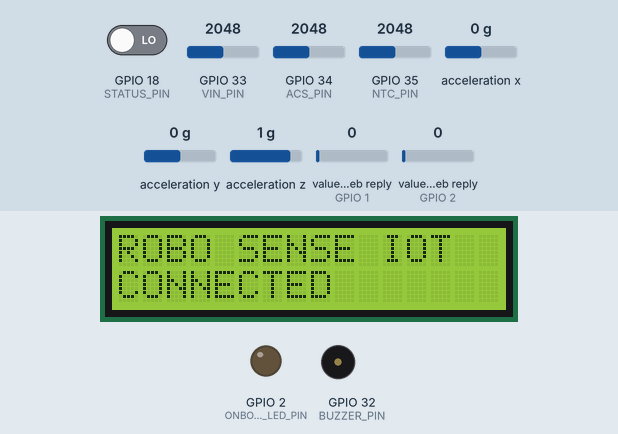
This sketch was run on a simulated ESP32. Parts: 16×2 character LCD, output pins drawn as LEDs (lit = HIGH), buzzer (waves = sounding, pin HIGH). Wiring (inferred from the names in the program): ADXL345 accelerometer at I2C address 0x53. Inputs (shaded band) come from the test bench; at power-on: GPIO 34 (ACS_PIN) = 2048, GPIO 33 (VIN_PIN) = 2048, GPIO 18 (STATUS_PIN) LOW, GPIO 35 (NTC_PIN) = 2048, acceleration x 0 g, acceleration y 0 g, acceleration z 1 g, value in the web reply (sensors on GPIO 1, GPIO 2) 0. WiFi joins after 1.5 s; servers stay silent unless stated; web services answer with replies made up by the test bench; what the sketch prints to the serial monitor is not drawn.

Above: at 2.2 s.
At 22.7 s:
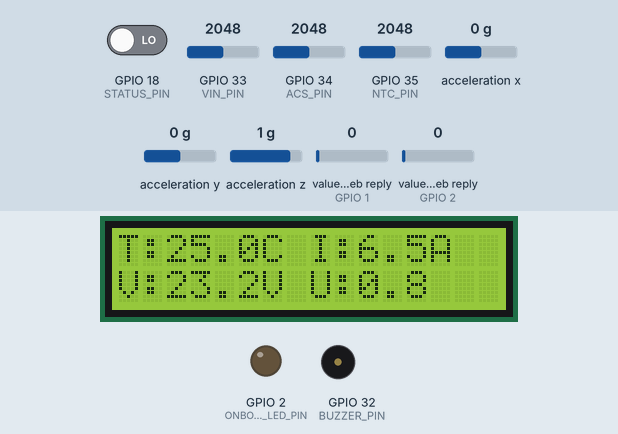
22.8 s: GPIO 34 (ACS_PIN) set to 2866
At 42.0 s:
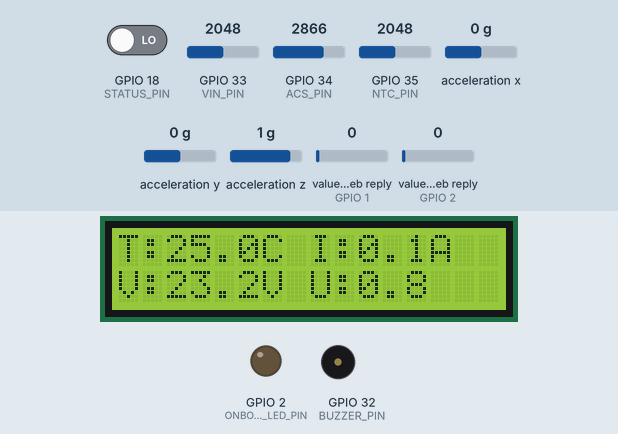
42.5 s: GPIO 34 (ACS_PIN) set to 3972
At 62.1 s:
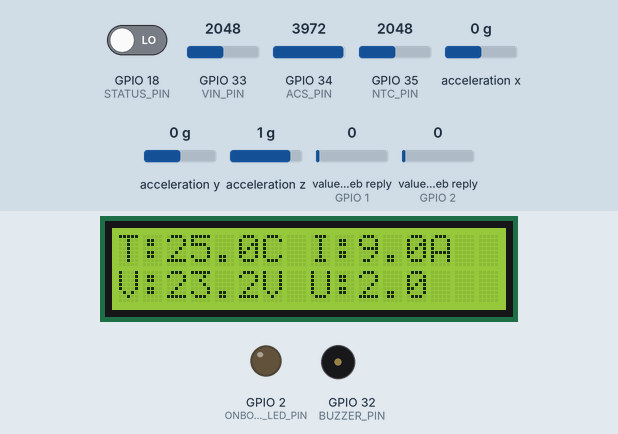
62.5 s: GPIO 33 (VIN_PIN) set to 2866
At 82.1 s:
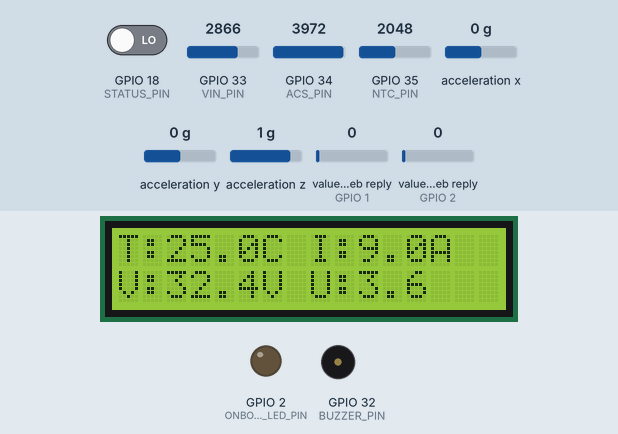
Timing chart, 0 to 83.6 s (numbered marks = the images above; inputs shaded):
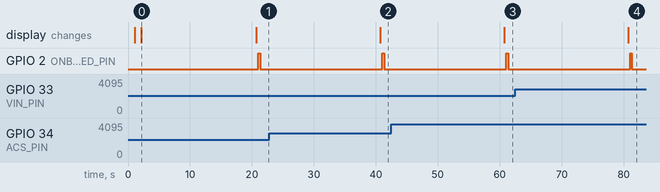

Measured:
- after the input at 22.8 s, the display: changes after 17.9 s (image 2)
- after the input at 42.5 s, the display: changes after 18.2 s (image 3)
- after the input at 62.5 s, the display: changes after 18.2 s (image 4)
- what the display in image 0 shows lasts 18.5 s, from 2.2 s to 20.7 s

The sketch:

IOT_4DOF_PPPR_FIRMWARE.ino
```cpp
#include <Wire.h>
#include <WiFi.h>
#include <ThingSpeak.h>
#include <LiquidCrystal_I2C.h>

#define NO_PROBLEM 400
#define HIGH_VOLTAGE 401
#define HIGH_CURRENT 402
#define VIBRATION_X_HIGH 403
#define VIBRATION_Y_HIGH 404
#define VIBRATION_Z_HIGH 405
#define HIGH_TEMPERATURE 406
#define NO_POWER_TO_ROBOT 407
#define EMERGENCY_STOPPED 408
#define ANOMALY_SENSOR_DETECTED 409
#define COLLISION_DETECTION 410
#define POWER_SUPPLY_FAULT 411


// Define I2C LCD address and dimensions
LiquidCrystal_I2C lcd(0x27, 16, 2);

// WiFi credentials
const char *ssid = "FOT-WiFi";
const char *password = "fot@2021";

// ThingSpeak settings
unsigned long myChannelNumber = 2808728;
const char *myWriteAPIKey = "Q399NBLVRJUHPPCM";

// ThingSpeak channel settings
unsigned long readChannelID = 2808732;
const char *readAPIKey = "UGTJOT4WKEMDX0Y7";

WiFiClient client;

// Define GPIO pins and constants
#define NTC_PIN 35
#define ACS_PIN 34
#define VIN_PIN 33
#define BUZZER_PIN 32
#define STATUS_PIN 18
#define ESTOP_PIN 5
#define ONBOARD_LED_PIN 2

#define BETA 3950
#define ROOM_TEMP 298.15  // Room temperature in Kelvin (25°C)
#define ROOM_RESISTANCE 10000

#define ADC_RESOLUTION 4095
#define ADC_VREF 3.3

#define ACS712_OFFSET 2.3
#define ACS712_SENSITIVITY 0.100

#define VOLTAGE_DIVIDER_RATIO 14.04

// ADXL345 I2C address
#define ADXL345_ADDR 0x53

// Number of samples to average
#define NUM_SAMPLES 10

// Variables
float temperature, current, vinVoltage, power;
int16_t accelX, accelY, accelZ;
int status,powerStaus;
int  SwitchStatus = 0;
int  ResetStatus = 0;
int faultcode;

// Time management variables
unsigned long previousUpdateTime = 0;
unsigned long previousMeasurementTime = 0;
unsigned long measurementInterval = 20000; // 20 seconds

// Energy calculation variables
float kWh = 0.0; // Accumulated energy (kWh)

// Function Prototypes
void initLCD();
void initADXL345();
float readTemperature();
float readCurrent();
float readVoltage();
void readAcceleration();
int readStatusPin();
void displayData();
void updateThingSpeak();
void Serialprint();
void checkFaults();

void setup() {
  Serial.begin(115200);
  WiFi.begin(ssid, password);
  initLCD();

  pinMode(ONBOARD_LED_PIN, OUTPUT);
  pinMode(NTC_PIN, INPUT);
  pinMode(ACS_PIN, INPUT);
  pinMode(VIN_PIN, INPUT);
  pinMode(STATUS_PIN, INPUT);
  pinMode(BUZZER_PIN, OUTPUT);

  // Connect to Wi-Fi
  while (WiFi.status() != WL_CONNECTED) {
  lcd.clear();
  lcd.setCursor(0, 0);
  lcd.print(" ROBO SENSE IOT");
  lcd.setCursor(0, 1);
  lcd.print("CONNECTING......");
  delay(1000);
  Serial.println("Connecting to WiFi...");
  }
  lcd.clear();
  lcd.setCursor(0, 0);
  lcd.print("ROBO SENSE IOT");
  lcd.setCursor(0, 1);
  lcd.print("CONNECTED");
  delay(1000);
  Serial.println("Connected to WiFi");

  // Initialize ThingSpeak
  ThingSpeak.begin(client);

  // Initialize ADXL345
  Wire.begin();
  initADXL345();
}

void loop() {
  unsigned long currentTime = millis();

  if (currentTime - previousMeasurementTime >= measurementInterval) {
    // Read sensor values
    temperature = readTemperature();
    current = readCurrent();
    vinVoltage = readVoltage();
    readAcceleration(); // Update accelX, accelY, accelZ
    status = readStatusPin();

    // Read datas from channel to activate commands
    SwitchStatus = ThingSpeak.readLongField(readChannelID, 1, readAPIKey);  // Field 1
    ResetStatus = ThingSpeak.readLongField(readChannelID, 2, readAPIKey);   // Field 2


    Serial.print("SwitchStatus: ");
    Serial.println(SwitchStatus);  // Outputs the integer value from Field 1

    Serial.print("ResetStatus: ");
    Serial.println(ResetStatus);  // Outputs the integer value from Field 2

    // Calculate power and energy
    power = vinVoltage * current; // Power in Watts
    kWh += (power * (measurementInterval / 3600000.0)); // Convert ms to hours

    // Determine falult code
    faultcode = determineFaultCode().toInt();

    // Display values
    displayData();
    Serialprint();

    // Send data to ThingSpeak
    updateThingSpeak();

    previousMeasurementTime = currentTime;
  }
}
```

Check_faluts.ino
```cpp
// #define NO_PROBLEM 1400
// #define HIGH_VOLTAGE 1401
// #define HIGH_CURRENT 1402
// #define VIBRATION_X_HIGH 1403
// #define VIBRATION_Y_HIGH 1404
// #define VIBRATION_Z_HIGH 1405
// #define HIGH_TEMPERATURE 1406
// #define NO_POWER_TO_ROBOT 1407
// #define EMERGENCY_STOPPED 1408
// #define ANOMALY_SENSOR_DETECTED 1409
// #define COLLISION_DETECTION 1410
// #define POWER_SUPPLY_FAULT 1411


// void checkFaults() {
//   if (vinVoltage > 240) {
//     Serial.println("Fault: High Voltage (1401)");
//   }
//   if (current > 10) {
//     Serial.println("Fault: High Current (1402)");
//   }
//   if (abs(accelX) > 5.0) {
//     Serial.println("Fault: Vibration X High (1403)");
//   }
//   if (abs(accelY) > 5.0) {
//     Serial.println("Fault: Vibration Y High (1404)");
//   }
//   if (abs(accelZ) > 5.0) {
//     Serial.println("Fault: Vibration Z High (1405)");
//   }
//   if (temperature > 75.0) {
//     Serial.println("Fault: High Temperature (1406)");
//   }
// }

String determineFaultCode() {
  if (vinVoltage > 14) {
    return String(status) + String(HIGH_VOLTAGE);
  }
  if (current > 8) {
    return  String(status) + String(HIGH_CURRENT);
  }
  if (abs(accelX) > 5.0) {
    return  String(VIBRATION_X_HIGH);
  }
  if (abs(accelY) > 5.0) {
    return String(VIBRATION_Y_HIGH);
  }
  if (abs(accelZ) > 5.0) {
    return String(VIBRATION_Z_HIGH);
  }
  if (temperature > 45) {
    return String(HIGH_TEMPERATURE);
  }
  return String(NO_PROBLEM);
}
```

Read-Sensor-Data.ino
```cpp
void initADXL345() {
  Wire.beginTransmission(ADXL345_ADDR);
  Wire.write(0x2D);  // Power Control register
  Wire.write(0x08);  // Set measurement mode
  Wire.endTransmission();

  Wire.beginTransmission(ADXL345_ADDR);
  Wire.write(0x31);  // Data Format register
  Wire.write(0x0B);  // Full resolution, +/-16g
  Wire.endTransmission();
}

float readTemperature() {
  int analogValueNTC = analogRead(NTC_PIN);
  float voltage = analogValueNTC * ADC_VREF / ADC_RESOLUTION;
  float resistance = (ADC_VREF * ROOM_RESISTANCE / voltage) - ROOM_RESISTANCE;
  float tempK = 1.0 / (1.0 / ROOM_TEMP + log(resistance / ROOM_RESISTANCE) / BETA);
  return tempK - 273.15;  // Convert Kelvin to Celsius
}

float readCurrent() {
  long totalAnalogValue = 0;

  // Take multiple readings
  for (int i = 0; i < NUM_SAMPLES; i++) {
    totalAnalogValue += analogRead(ACS_PIN);
    delay(10);  // Small delay between readings for stability
  }

  // Calculate the average analog value
  float averageAnalogValue = totalAnalogValue / (float)NUM_SAMPLES;

  // Convert average analog value to voltage
  float acsVoltage = averageAnalogValue * ADC_VREF / ADC_RESOLUTION;

  // Calculate and return the current
  return abs((acsVoltage - ACS712_OFFSET) / ACS712_SENSITIVITY);
}

float readVoltage() {
  int analogValueVin = analogRead(VIN_PIN);
  float vinReading = analogValueVin * ADC_VREF / ADC_RESOLUTION;
  return vinReading * VOLTAGE_DIVIDER_RATIO;
}

void readAcceleration() {
  Wire.beginTransmission(ADXL345_ADDR);
  Wire.write(0x32);  // Start with the data register 0x32
  Wire.endTransmission(false);
  Wire.requestFrom(ADXL345_ADDR, 6);

  if (Wire.available() == 6) {
    accelX = Wire.read() | (Wire.read() << 8);
    accelY = Wire.read() | (Wire.read() << 8);
    accelZ = Wire.read() | (Wire.read() << 8);
  }
}

int readStatusPin() {
  return digitalRead(STATUS_PIN);
}
```

Serial-print.ino
```cpp
void Serialprint(){
  // Print all values to serial monitor
    Serial.print("Temperature: ");
    Serial.print(temperature, 1);
    Serial.print(" C, Current: ");
    Serial.print(current, 1);
    Serial.print(" A, Voltage: ");
    Serial.print(vinVoltage, 1);
    Serial.print(" V, Power: ");
    Serial.print(power, 1);
    Serial.print(" W, kWh: ");
    Serial.print(kWh, 4);
    Serial.print(", AccelX: ");
    Serial.print(accelX);
    Serial.print(", AccelY: ");
    Serial.print(accelY);
    Serial.print(", AccelZ: ");
    Serial.print(accelZ);
    Serial.print(", Status: ");
    Serial.println(status);
}
```

Update-thinkspeak.ino
```cpp
void updateThingSpeak() {
  ThingSpeak.setField(1, temperature);
  ThingSpeak.setField(2, vinVoltage);
  ThingSpeak.setField(3, current);
  ThingSpeak.setField(4, kWh);
  ThingSpeak.setField(5, accelX);
  ThingSpeak.setField(6, accelY);
  ThingSpeak.setField(7, accelZ);
  ThingSpeak.setField(8, faultcode);

  int responseCode = ThingSpeak.writeFields(myChannelNumber, myWriteAPIKey);
  if (responseCode == 200) {
    Serial.println("Data sent successfully");
    digitalWrite(ONBOARD_LED_PIN, HIGH);
    delay(300);
    digitalWrite(ONBOARD_LED_PIN, LOW);
  } else {
    Serial.println("Error sending data. HTTP response code: " + String(responseCode));
  }
}
```

I2C-LCD.ino
```cpp
// Function Definitions
void initLCD() {
  lcd.init();
  lcd.backlight();
  lcd.setCursor(0, 0);
  lcd.print("   4 DOF PPPR");
  lcd.setCursor(0, 1);
  lcd.print("CARTESIAN ROBOT");
  digitalWrite(BUZZER_PIN, HIGH);
  delay(1000);
  lcd.clear();
  lcd.setCursor(0, 0);
  lcd.print(" ROBO SENSE IOT");
  lcd.setCursor(0, 1);
  lcd.print("INITALIZING.....");
  digitalWrite(BUZZER_PIN, LOW);
  delay(1000);
}


void displayData() {
  lcd.clear();
  lcd.setCursor(0, 0);
  lcd.print("T:");
  lcd.print(temperature, 1);
  lcd.print("C I:");
  lcd.print(current, 1);
  lcd.print("A");

  lcd.setCursor(0, 1);
  lcd.print("V:");
  lcd.print(vinVoltage, 1);
  lcd.print("V U:");
  lcd.print(kWh, 1);
}
```
